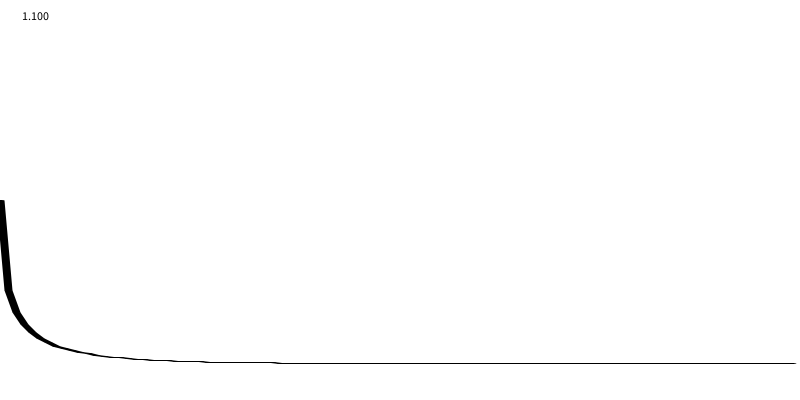
Frame 1 (no input)
Frame 60 (the mouse pressed at the canvas centre just before this capture): identical to frame 1, image omitted
Frame 120 (the mouse held since frame 60 and released just before this capture): identical to frame 1, image omitted

The Processing sketch that drew this single still picture (run headless with seeded random() and noise(); from frame 60 on, the mouse is pressed at the canvas centre):

// Processing sketch: SIM_0_populationGrowth
// ── SIM_0_populationGrowth.pde
/*
  This way of visualizing the logistic map (https://en.wikipedia.org/wiki/Logistic_map) is called bifucation diagram.
  You can find more info here: 
  https://en.wikipedia.org/wiki/Bifurcation_diagram
  
*/


PGH pgh;

void setup()
{
  size(800,400);
  pgh = new PGH(0.5,1.1,100);
  
}
void draw()
{
  background(255);
  fill(0);
  text(pgh.g,20,20);
  scale(8.0,1.0);

  drawPopulationWithLines();
  
  
}
void mouseMoved()
{
  pgh.setInitialPopulation(map(mouseY,height,0,0,1));
  pgh.setGrowthFactor(map(mouseX,0,width,0,4));
}
void drawPopulationWithLines()
{
  for(int i = 1;i<100;i++)
  {
    line(i-1,pgh.getPopulation(i-1),i,pgh.getPopulation(i));
  }
}
void drawPopulationWithPoints()
{
  for(int i = 0;i<100;i++)
  {
    point(i,pgh.getPopulation(i));
  }
}

// ── PopulationGrowthHelper.pde
/*
The Population Growth Helper has the following methods:

· Constructors
  · PGH(float initialPopulation)
  · PGH(float initialPopulation, float growthFactor)
  · PGH(float initialPopulation, float growthFactor, int numberOfGenerations)
· Behavior/Functions/Methods
  · float getPopulation(int generation)
  · float getNormalizedValue(int generation)
  · void setInitialPopulation(float initialPopulation)
  · void setInitialPopulation(float initialPopulation)

*/

class PGH{
  /**** VARIABLES ****/
  public float g = 0.5;
  public float population[];
  public int   numGenerations;
    
  /**** CONSTRUCTOR ****/
  public PGH(float initialPopulation){
      this(initialPopulation, 0.5, 400);
  }
  public PGH(float initialPopulation, float growthFactor)
  {
     this(initialPopulation, growthFactor, 400);
  }
  public PGH(float initialPopulation, float growthFactor, int numberOfGenerations)
  {
    population = new float[numberOfGenerations];
    population[0]=initialPopulation;
    g = growthFactor;
    numGenerations = numberOfGenerations;
    generatePopulation();
  }
  /**** PRIVATE BEAHVIOR ****/
  private void generatePopulation(){
    for(int i = 1; i <numGenerations;i++)
    {
      population[i] = (population[i-1]*g)*(1-population[i-1]); 
    }
  }
  
  
  /**** PUBLIC BEHAVIOR · FUNCTIONS · METHODS ****/
  public float getPopulation(int generation)
  {
    if(generation>numGenerations)
    {
      println("ERROR - generation is greater than num generation computed");
      return -1;
    }
    else
    {
      return map(population[generation],0,1,height,0);
    }
  }
  public float getNormalizedValue(int generation)
  {
    if(generation>numGenerations)
    {
      println("ERROR - generation is greater than num generation computed");
      return -1;
    }
    else
    {
      return population[generation];
    }
  }
  public void setInitialPopulation(float initialPopulation)
  {
    population[0]=initialPopulation;
    generatePopulation();
  }
  public void setGrowthFactor(float growthFactor)
  {
    g = growthFactor;
    generatePopulation();
  }
}
